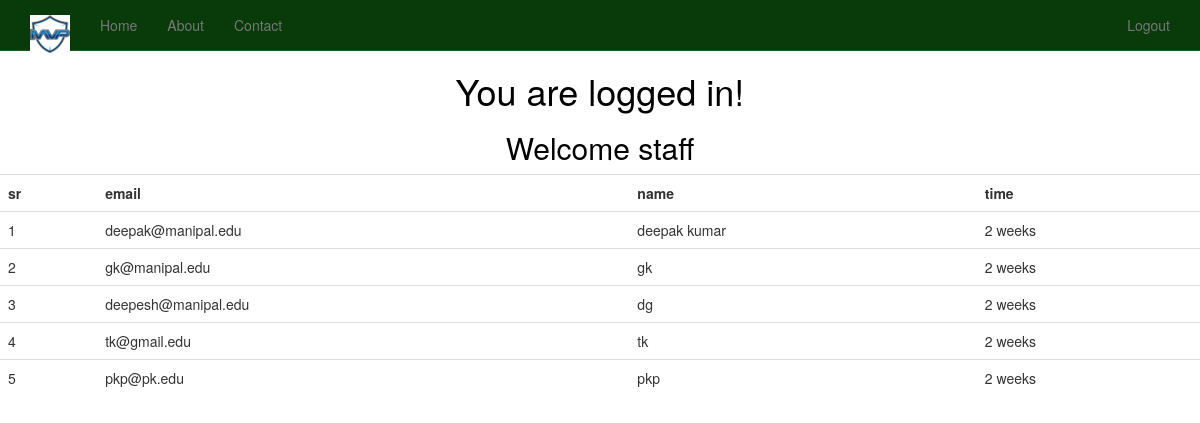
The page / (signed in) on the database its author committed.
### newsletter/models.py (models this page shows, shortened)
class SignUp(models.Model):
	email = models.EmailField()
	full_name = models.CharField(max_length=120, blank= True, null=True)
	timestamp = models.DateTimeField(auto_now_add=True, auto_now=False)
	updated = models.DateTimeField(auto_now_add=False, auto_now=True)

### newsletter/views.py (the view, shortened to what this page needs)
# urls.py: url(r'^$', 'newsletter.views.home', name='home'),
def home(request):
	title = "SignUp Now"
	form = SignUpForm(request.POST)
	context = {
		"title" : title,
		"form" : form
	}
	if request.user.is_authenticated() and request.user.is_staff:
		queryset = SignUp.objects.all().order_by('-timestamp')
		context ={
			"queryset" : queryset
		}
	return render(request, "home.html", context)

### newsletter/forms.py (called while the page is built)
	def clean_full_name(self):
		full_name = self.cleaned_data.get('full_name')
		return full_name

### templates/home.html (shortened to what this page needs)
{% extends 'base.html' %}
{% load crispy_forms_tags %}
{% load staticfiles %}
{% block content %}
{% if request.user.is_authenticated %}
<div class ='text_align_center'>
<h1>You are logged in!</h1>
{% if queryset %}
<h2>Welcome staff</h2>
</div>
<table class="table">
    <tr>
        <th> sr</th>
        <th>email </th>
        <th> name </th>
        <th> time</th>
    </tr>
{% for instance in queryset %}
    <tr>
        <td >{{ forloop.counter }} </td>
        <td >{{ instance.email }}</td>
        <td >{{ instance.full_name  }}</td>
        <td >{{ instance.timestamp|timesince }}</td>
    </tr>
{% endfor %}
</table>
{% endif %}
{% endif %}
{% endblock %}

### templates/base.html (shortened to what this page needs)
{% load staticfiles %}
<!DOCTYPE html>
<html lang="en">
  <head>
  {% include "head_css.html" %}
  </head>
  <body>
  {% include 'navbar.html' %}
  {% block content %}
  {% endblock %}
  </body>
</html>

### templates/head_css.html
{% load staticfiles %}
    <link href="{% static 'css/bootstrap.min.css' %}" rel="stylesheet">
    <link rel="stylesheet" href="https://maxcdn.bootstrapcdn.com/font-awesome/4.6.1/css/font-awesome.min.css">
    <link href="{% static "css/navbar-static-top.css" %}" rel="stylesheet">
    <link href="{% static "css/custom.css" %}" rel="stylesheet">

### templates/navbar.html (shortened to what this page needs)
  <Static navbar>
{% load staticfiles %}
  <nav class="navbar navbar-default navbar-static-top">
      <div class="container">
        <div class="navbar-header">
          <a class= "navbar-brand" href="{% url 'home' %}"><img src= '{% static "img/logo2.png" %}' /></a>
        </div>
        <div id="navbar" class="navbar-collapse collapse">
            <ul class="nav navbar-nav">
            <li><a href="{% url 'home' %}">Home</a></li>
            <li><a href="{% url 'about' %}">About</a></li>
            <li><a href="{% url 'contact' %}">Contact</a></li>
          </ul>
          <ul class="nav navbar-nav navbar-right">
            {% if request.user.is_authenticated %}
            <li><a href="{% url 'auth_logout' %}">Logout</a></li>
            {% else %}
            <li><a href="{% url 'registration_register' %}">Register</a></li>
            {% endif %}
          </ul>
        </div>
      </div>
    </nav>

### templates/javascript.html (shortened to what this page needs)
{% load staticfiles %}

### static_in_pro/our_static/css/navbar-static-top.css (style rules this page uses)
body { min-height: 1000px; }
.navbar-static-top { margin-bottom: 19px; background-color: #093A0A; border-color: #1A5F23; }
.text_align_center { text-align : center; color: black; }
.navbar-default .navbar-brand { color: #FFF; }

### static_in_pro/our_static/css/custom.css (style rules this page uses)
.text_align_center { text-align : center; }

### rows shown on the page
SignUp: email "deepak@manipal.edu", full_name "deepak kumar", timestamp "2 weeks"
SignUp: email "gk@manipal.edu", full_name "gk", timestamp "2 weeks"
SignUp: email "deepesh@manipal.edu", full_name "dg", timestamp "2 weeks"
SignUp: email "tk@gmail.edu", full_name "tk", timestamp "2 weeks"
SignUp: email "pkp@pk.edu", full_name "pkp", timestamp "2 weeks"
